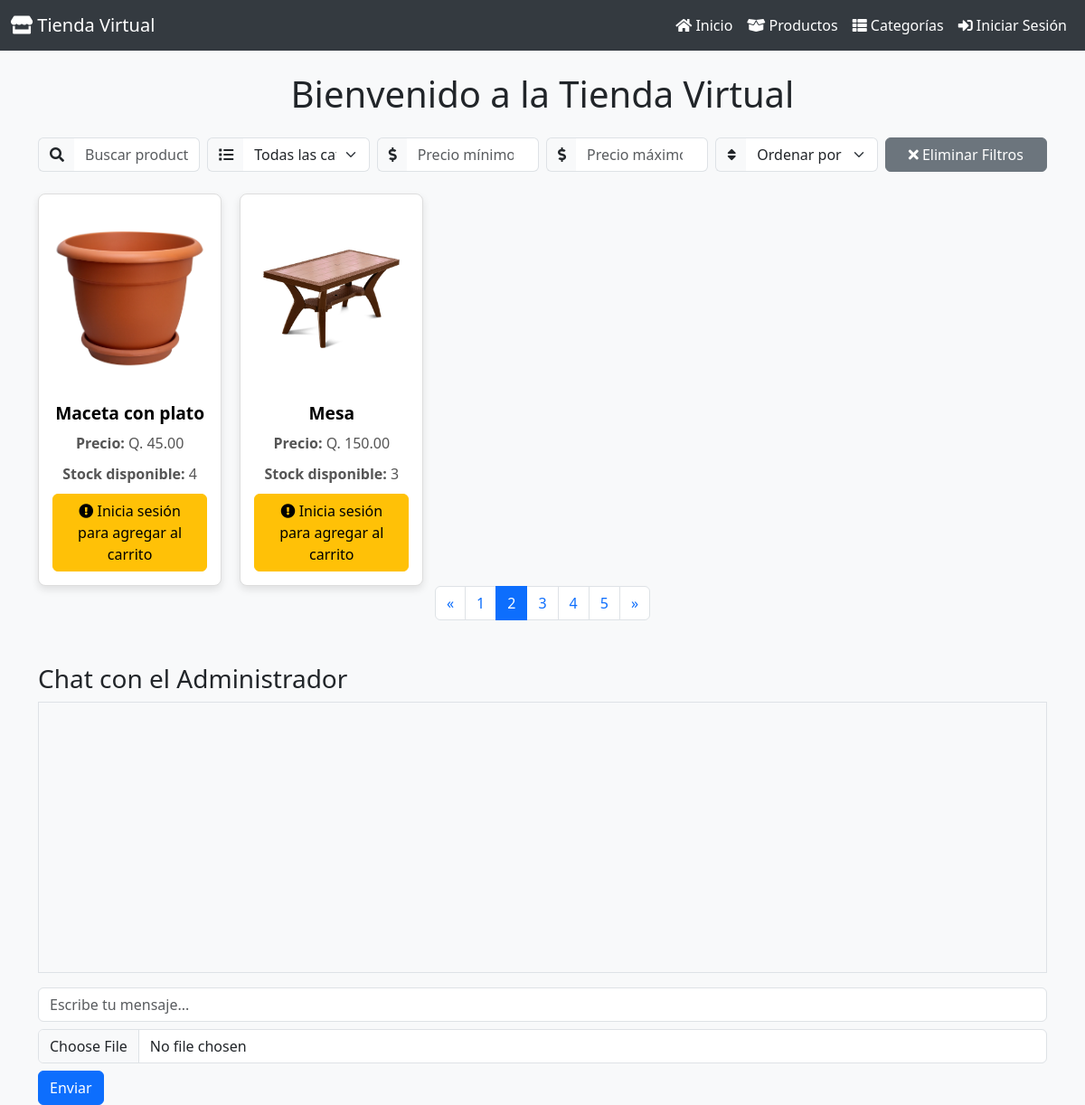
The app's page /public/client/principal_cliente.php?&pagina=2, older data.
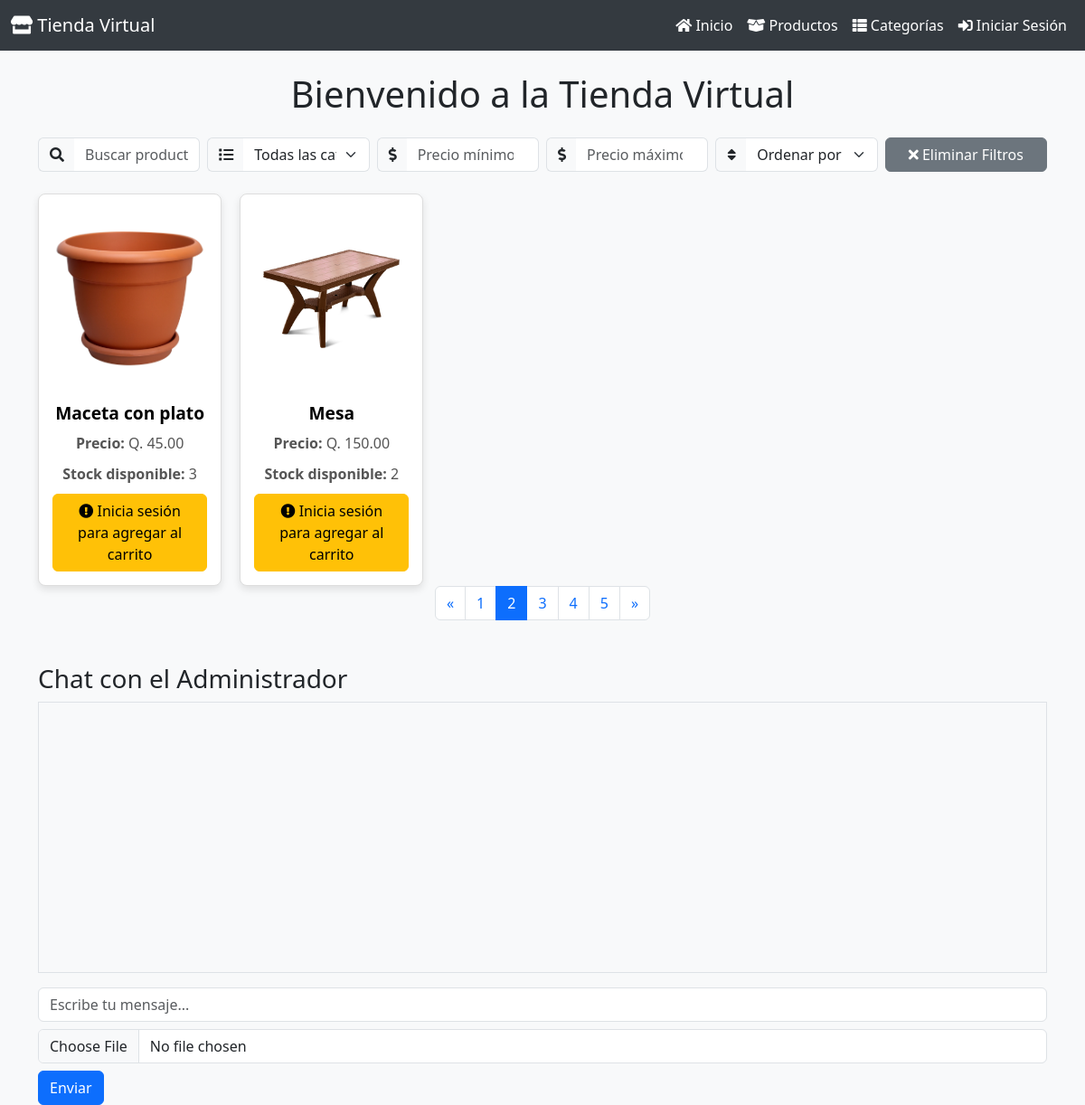
The same page, newer data.
### tables this page shows
CREATE TABLE `producto` (
  `id_producto` int(11) NOT NULL AUTO_INCREMENT,
  `id_negocio` int(11) DEFAULT NULL,
  `id_categoria` int(11) DEFAULT NULL,
  `nombre_producto` varchar(255) NOT NULL,
  `descripcion` text DEFAULT NULL,
  `costo` decimal(10,0) NOT NULL,
  `precio` decimal(10,2) NOT NULL,
  `stock` int(11) NOT NULL,
  `imagen` varchar(255) DEFAULT NULL,
  `estado` varchar(50) NOT NULL,
  `fecha_actualizacion` timestamp NOT NULL DEFAULT current_timestamp() ON UPDATE current_timestamp(),
  `id_emprendedor` int(11) NOT NULL,
  `tiene_promocion` tinyint(1) DEFAULT 0,
  `precio_promocional` decimal(10,2) DEFAULT NULL,
  `slug` varchar(255) NOT NULL,
  `imagen_alt` varchar(255) DEFAULT NULL,
  `meta_title` varchar(255) DEFAULT NULL,
  `meta_description` text DEFAULT NULL,
  PRIMARY KEY (`id_producto`),
  KEY `id_negocio` (`id_negocio`),
  KEY `id_categoria` (`id_categoria`),
  KEY `fk_producto_emprendedor` (`id_emprendedor`),
  CONSTRAINT `fk_producto_emprendedor` FOREIGN KEY (`id_emprendedor`) REFERENCES `emprendedor` (`id_emprendedor`) ON DELETE CASCADE ON UPDATE CASCADE,
  CONSTRAINT `producto_ibfk_1` FOREIGN KEY (`id_negocio`) REFERENCES `negocio` (`id_negocio`),
  CONSTRAINT `producto_ibfk_2` FOREIGN KEY (`id_categoria`) REFERENCES `categoria` (`id_categoria`)
);

### public/client/principal_cliente.php (the view, shortened to what this page needs)
<?php
$loggedIn = isset($_SESSION['id_cliente']);
$database = new Database();
$db = $database->getConnection();
?>
<?php
$productos_por_pagina = 2;
$pagina_actual = isset($_GET['pagina']) ? (int)$_GET['pagina'] : 1;
$inicio = ($pagina_actual - 1) * $productos_por_pagina;
$query_total_productos = "SELECT COUNT(*) as total FROM producto WHERE estado = 'disponible'";
$stmt_total_productos = $db->prepare($query_total_productos);
$stmt_total_productos->execute();
$total_productos = $stmt_total_productos->fetch(PDO::FETCH_ASSOC)['total'];
$total_paginas = ceil($total_productos / $productos_por_pagina);
?>
<!DOCTYPE html>
<html lang="es">
<head>
    <link href="https://cdn.jsdelivr.net/npm/bootstrap@5.3.0/dist/css/bootstrap.min.css" rel="stylesheet">
    <link rel="stylesheet" href="https://cdnjs.cloudflare.com/ajax/libs/font-awesome/5.15.4/css/all.min.css">
</head>
<body>
    <nav class="navbar navbar-expand-lg navbar-dark">
        <div class="container-fluid">
            <a class="navbar-brand" href="principal_cliente.php"><i class="fas fa-store"></i> Tienda Virtual</a>
            <div class="collapse navbar-collapse" id="navbarNav">
                <ul class="navbar-nav ms-auto">
                    <li class="nav-item">
                        <a class="nav-link" href="principal_cliente.php"><i class="fas fa-home"></i> Inicio</a>
                    </li>
                    <li class="nav-item">
                        <a class="nav-link" href="principal_cliente.php"><i class="fas fa-box-open"></i> Productos</a>
                    </li>
                    <li class="nav-item">
                        <a class="nav-link" href="principal_cliente.php"><i class="fas fa-th-list"></i> Categorías</a>
                    </li>
                    <?php if ($loggedIn): ?>
                        <li class="nav-item dropdown">
                            <a class="nav-link dropdown-toggle" href="#" id="navbarDropdown" role="button" data-bs-toggle="dropdown" aria-expanded="false">
                                <i class="fas fa-user"></i> <?php echo isset($_SESSION['nombre_cliente']) ? htmlspecialchars($_SESSION['nombre_cliente'] . ' ' . $_SESSION['apellido_cliente']) : 'Cliente'; ?>
                            </a>
                            <ul class="dropdown-menu dropdown-menu-end" aria-labelledby="navbarDropdown">
                                <li><a class="dropdown-item" href="perfil_cliente.php"><i class="fas fa-user-circle"></i> Perfil</a></li>
                                <li><a class="dropdown-item" href="historial_pedidos.php"><i class="fas fa-history"></i> Historial de Pedidos</a></li>
                                <li>
                                    <hr class="dropdown-divider">
                                </li>
                                <li><a class="dropdown-item" href="logout_cliente.php"><i class="fas fa-sign-out-alt"></i> Cerrar Sesión</a></li>
                            </ul>
                        </li>
                        <li class="nav-item">
                            <a class="nav-link" href="carrito.php">
                                <i class="fas fa-shopping-cart"></i>
                                Carrito
                                <span class="badge bg-danger" id="cart-count">
                                    <?php echo isset($_SESSION['carrito']) ? array_sum(array_column($_SESSION['carrito'], 'cantidad')) : 0; ?>
                                </span>
                            </a>
                        </li>
                    <?php else: ?>
                        <li class="nav-item">
                            <a class="nav-link" href="login_cliente.php"><i class="fas fa-sign-in-alt"></i> Iniciar Sesión</a>
                        </li>
                    <?php endif; ?>
                </ul>
            </div>
        </div>
    </nav>
    <div class="container">
        <h1 class="text-center my-4">Bienvenido a la Tienda Virtual</h1>
        <div class="search-bar mb-4">
            <form id="searchForm" action="principal_cliente.php" method="GET" class="row g-2 align-items-center">
                <div class="col-md-2">
                    <div class="input-group">
                        <span class="input-group-text"><i class="fas fa-search"></i></span>
                        <input type="text" class="form-control" name="search" placeholder="Buscar productos..." value="<?php echo isset($_GET['search']) ? htmlspecialchars($_GET['search']) : ''; ?>" onchange="this.form.submit()">
                    </div>
                </div>
                <div class="col-md-2">
                    <div class="input-group">
                        <span class="input-group-text"><i class="fas fa-list"></i></span>
                        <select class="form-select" name="category" onchange="this.form.submit()">
                            <option value="">Todas las categorías</option>
                        </select>
                    </div>
                </div>
                <div class="col-md-2">
                    <div class="input-group">
                        <span class="input-group-text"><i class="fas fa-dollar-sign"></i></span>
                        <input type="number" class="form-control" name="min_price" placeholder="Precio mínimo" value="<?php echo isset($_GET['min_price']) ? htmlspecialchars($_GET['min_price']) : ''; ?>">
                    </div>
                </div>
                <div class="col-md-2">
                    <div class="input-group">
                        <span class="input-group-text"><i class="fas fa-dollar-sign"></i></span>
                        <input type="number" class="form-control" name="max_price" placeholder="Precio máximo" value="<?php echo isset($_GET['max_price']) ? htmlspecialchars($_GET['max_price']) : ''; ?>" onchange="this.form.submit()">
                    </div>
                </div>
                <div class="col-md-2">
                    <div class="input-group">
                        <span class="input-group-text"><i class="fas fa-sort"></i></span>
                        <select class="form-select" name="order_by" onchange="this.form.submit()">
                            <option value="">Ordenar por Precio</option>
                        </select>
                    </div>
                </div>
                <div class="col-md-2">
                    <a href="principal_cliente.php" class="btn btn-secondary w-100"><i class="fas fa-times"></i> Eliminar Filtros</a>
                </div>
            </form>
        </div>
        <div class="product-grid" id="productos">
            <?php
            $query = "
                SELECT p.id_producto, p.nombre_producto, p.precio, p.imagen, p.stock, p.slug,
                    pr.tipo_promocion, pr.precio_oferta, pr.porcentaje_descuento, pr.fecha_fin
                FROM producto p
                LEFT JOIN promocion pr
                    ON p.id_producto = pr.id_producto
                    AND pr.estado = 'Activo'
                    AND pr.fecha_fin >= CURDATE()
                WHERE p.estado = 'disponible'
                ";
            if (!empty($_GET['order_by']) && in_array($_GET['order_by'], ['asc', 'desc'])) {
                $query .= " ORDER BY precio " . ($_GET['order_by'] === 'asc' ? 'ASC' : 'DESC');
            } else {
                $query .= " ORDER BY nombre_producto ASC";
            }
            $query .= " LIMIT :inicio, :productos_por_pagina";
            $stmt = $db->prepare($query);
            $stmt->bindParam(':inicio', $inicio, PDO::PARAM_INT);
            $stmt->bindParam(':productos_por_pagina', $productos_por_pagina, PDO::PARAM_INT);
            $stmt->execute();
            while ($producto = $stmt->fetch(PDO::FETCH_ASSOC)) {
                echo '<div class="product-item">';
                echo '<img src="../../uploads/productos/' . htmlspecialchars($producto['imagen']) . '"
                        alt="Producto: ' . htmlspecialchars($producto['nombre_producto']) . '"
                        class="product-image"
                        data-id="' . $producto['id_producto'] . '"
                        style="cursor: pointer; width: 100%; height: 200px; object-fit: scale-down;">';
                echo '<h5>';
                echo '<a href="detalle_producto.php?slug=' . urlencode($producto['slug']) . '" class="product-link">'
                    . htmlspecialchars($producto['nombre_producto']) . '</a>';
                echo '</h5>';
                if (!empty($producto['precio_oferta'])) {
                    echo '<p><strong>Oferta: </strong>Q. ' . number_format($producto['precio_oferta'], 2) . '</p>';
                    echo '<p><span class="badge bg-success">' . htmlspecialchars($producto['tipo_promocion']) . '</span></p>';
                    echo '<p><del>Antes: Q. ' . number_format($producto['precio'], 2) . '</del></p>';
                } else {
                    echo '<p><strong>Precio: </strong>Q. ' . number_format($producto['precio'], 2) . '</p>';
                }
                echo '<p><strong>Stock disponible: </strong>' . htmlspecialchars($producto['stock']) . '</p>';
                if ($loggedIn) {
                    echo '<form class="agregar-carrito-form" action="agregar_al_carrito.php" method="POST">';
                    echo '<input type="hidden" name="id_producto" value="' . $producto['id_producto'] . '">';
                    echo '<input type="number" name="cantidad" class="form-control me-2" value="1" min="1" max="'
                        . htmlspecialchars($producto['stock']) . '" style="max-width: 100px; margin: 10px auto;">';
                    echo '<button type="submit" class="btn btn-primary"><i class="fas fa-cart-plus"></i> Agregar al Carrito</button>';
                    echo '</form>';
                } else {
                    echo '<a href="login_cliente.php" class="btn btn-warning"><i class="fas fa-exclamation-circle"></i> Inicia sesión para agregar al carrito</a>';
                }
                echo '</div>';
            }
            ?>
        </div>
        <nav aria-label="Page navigation">
            <ul class="pagination justify-content-center">
                <?php
                $query_string = http_build_query($_GET);
                $query_string = preg_replace('/&?pagina=\d+/', '', $query_string);
                if ($pagina_actual > 1): ?>
                    <li class="page-item">
                        <a class="page-link" href="principal_cliente.php?<?php echo $query_string . '&pagina=' . ($pagina_actual - 1); ?>" aria-label="Previous">
                            <span aria-hidden="true">&laquo;</span>
                        </a>
                    </li>
                <?php endif; ?>
                <?php for ($i = 1; $i <= $total_paginas; $i++): ?>
                    <li class="page-item <?php echo ($pagina_actual == $i) ? 'active' : ''; ?>">
                        <a class="page-link" href="principal_cliente.php?<?php echo $query_string . '&pagina=' . $i; ?>"><?php echo $i; ?></a>
                    </li>
                <?php endfor; ?>
                <?php if ($pagina_actual < $total_paginas): ?>
                    <li class="page-item">
                        <a class="page-link" href="principal_cliente.php?<?php echo $query_string . '&pagina=' . ($pagina_actual + 1); ?>" aria-label="Next">
                            <span aria-hidden="true">&raquo;</span>
                        </a>
                    </li>
                <?php endif; ?>
            </ul>
        </nav>
    </div>
    <div class="container mt-5">
        <h3>Chat con el Administrador</h3>
        <div class="chat-box border p-3 mb-3" id="chat-box" style="height: 300px; overflow-y: scroll; background-color: #f8f9fa;">
        </div>
        <form id="form-chat" enctype="multipart/form-data">
            <div class="input-group mb-2">
                <input type="text" id="mensaje" name="mensaje" class="form-control" placeholder="Escribe tu mensaje...">
            </div>
            <div class="input-group mb-2">
                <input type="file" id="imagen" name="imagen" class="form-control">
            </div>
            <button type="submit" class="btn btn-primary">Enviar</button>
        </form>
    </div>
</body>
</html>

### public/client/principal_cliente.php (style rules this page uses)
body { background-color: #f8f9fa; }
.navbar { background-color: #343a40; color: white; }
.navbar-brand, .nav-link { color: white; }
.container { margin-top: 20px; }
.product-item { background-color: white; border: 1px solid #ddd; border-radius: 8px; overflow: hidden; text-align: center; padding: 15px; transition: transform 0.3s ease; box-shadow: 0 4px 8px rgba(0, 0, 0, 0.1); width: calc(20% - 20px); display: flex; flex-direction: column; justify-content: space-between; height: 100%; }
.product-item img { width: 100%; height: 200px; object-fit: scale-down; margin-bottom: 15px; border-radius: 8px; }
.product-item h5 { font-size: 1.2rem; margin-bottom: 10px; color: #343a40; flex-grow: 1; display: flex; align-items: center; justify-content: center; text-align: center; }
.product-item p { margin-bottom: 10px; color: #555; }
.product-item .btn { width: 100%; margin-top: auto; }
.product-grid { display: flex; flex-wrap: wrap; gap: 20px; }
.product-link { text-decoration: none; color: #000; font-weight: bold; }
.search-bar .input-group-text { background-color: #f8f9fa; border-right: 0; }
.search-bar .form-control, .search-bar .form-select { border-left: 0; }
.chat-box { height: 400px; overflow-y: auto; border: 1px solid #ccc; padding: 10px; margin-bottom: 10px; }

Row changes from the older to the newer data that the page shows:
changed producto "Maceta con plato": stock "4" → "3"
changed producto "Mesa": stock "3" → "2"
